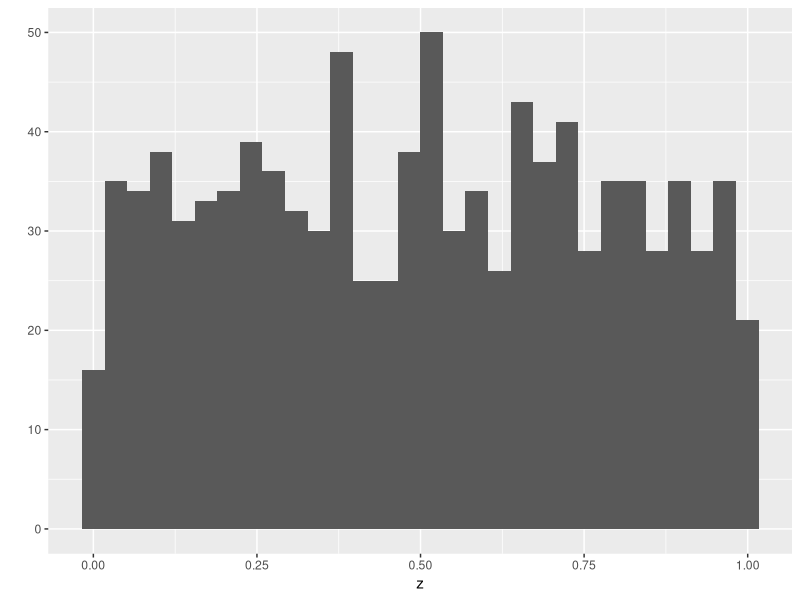
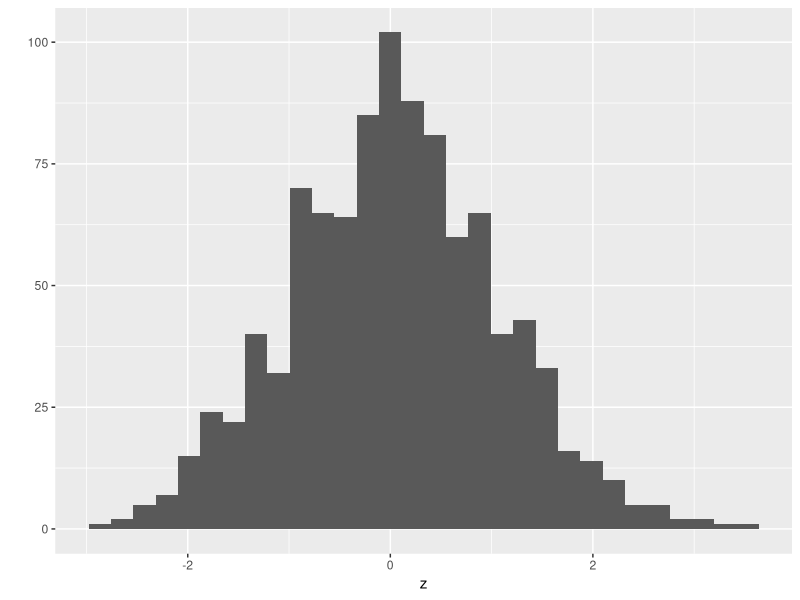

Reproduce these figures in R, in order.

## BIOL6100 - Class 6
## Isabelle Smith
## Jan. 30, 2025

## - - - - - - -

## intro to R ii

## - - - - - - -



## Creating an empty vector and adding to it (avoid):
## - - - - - - -
# create an empty vector, specify mode & length
z <- vector(mode="numeric",length=0)  
print(z)

# now add elements to it

z <- c(z,5)
print(z)
# This "dynamic sizing" is very SLOW!
## - - - - - - -



## Better to create a vector of pre-defined length:
## - - - - - - -
# has 100 0s in a numeric vector
z <- rep(0,100) 
head(z)

# but would be better to start with NAs
z <- rep(NA,100)
head(z)

# but what is its type?
typeof(z)

# take advantage of coercion!
z[1] <- "Washington"
head(z)
typeof(z)
## - - - - - - -



## Efficiently creating a vector with many names
## - - - - - - -
my_vector <- runif(100)
tail(my_vector)         ## added
my_names <- paste("Species",seq(1:length(my_vector)),sep="")
head(my_names)         ## added
names(my_vector) <- my_names
head(my_vector)
str(my_vector)
## - - - - - - -



## Using rep to repeat elements and create vectors
## - - - - - - -
# rep for repeating elements
rep(0.5,6) # give the element (or vector!) and number of times to repeat
rep(x=0.5,times=6) # using the argument names is always prudent
rep(times=6,x=0.5) # with argument names, order is not important
my_vec <- c(1,2,3)
rep(x=my_vec,times=2) # applies to entire vectors
rep(x=my_vec,each=2) # repeat each element individually
rep(x=my_vec,times=my_vec) # what does this do?
rep(x=my_vec,each=my_vec) # and this?
## - - - - - - -



## Using seq to create regular sequences
## - - - - - - -
seq(from=2, to=4) # set limits for integer sequences
2:4 # very common short cut with no explicit function wrappers
seq(from=2,to=4,by=0.5) # use a by function can generate real numbers
x <- seq(from=2, to=4,length=7) # sometimes easier to just specify the length
my_vec <- 1:length(x) # commonly used, but actually slow
print(my_vec)
seq_along(my_vec) # much faster for models and big data!
seq_len(5) # this is also faster than 1:5
## - - - - - - -



## Using rnorm and runif to create vectors of random numbers
## - - - - - - -
runif(5) # 5 random uniform values betweeon 0 and 1
runif(n=3,min=100, max=101) # 3 random uniform values between 100 and 101

rnorm(6) # 6 random normal values with mean 0 and standard deviation 1
rnorm(n=5, mean=100, sd=30) # 5 random normal values with mean 100 and sd 30

## Explore distributions by sampling and plotting
library(ggplot2) # do this at the very start
z <- runif(1000) #default uniform (0,1)
qplot(x=z)
z <- rnorm(1000) #default normal (0,1)
qplot(x=z)
## - - - - - - -



## Using sample to draw random values from an existing vector
## - - - - - - -
long_vec <- seq_len(10)
typeof(long_vec)
str(long_vec)

sample(x=long_vec) # with no other params, this reorders the vector
sample(x=long_vec, size=3) # specify a number (sampling without replacement)
sample(x=long_vec,size=16,replace=TRUE) # can generate duplicates
my_weights <- c(rep(20,5),rep(100,5)) # create a set of non-zero positive weights (integer or real)
print(my_weights)
sample(x=long_vec,replace=TRUE,prob=my_weights) # sampling with replacement and weights
sample(x=long_vec,replace=FALSE,prob=my_weights) # sampling without replacement and weights
sample(x=long_vec,replace=TRUE,prob=long_vec) # what does this do?
## - - - - - - -




## - - - - - - -



